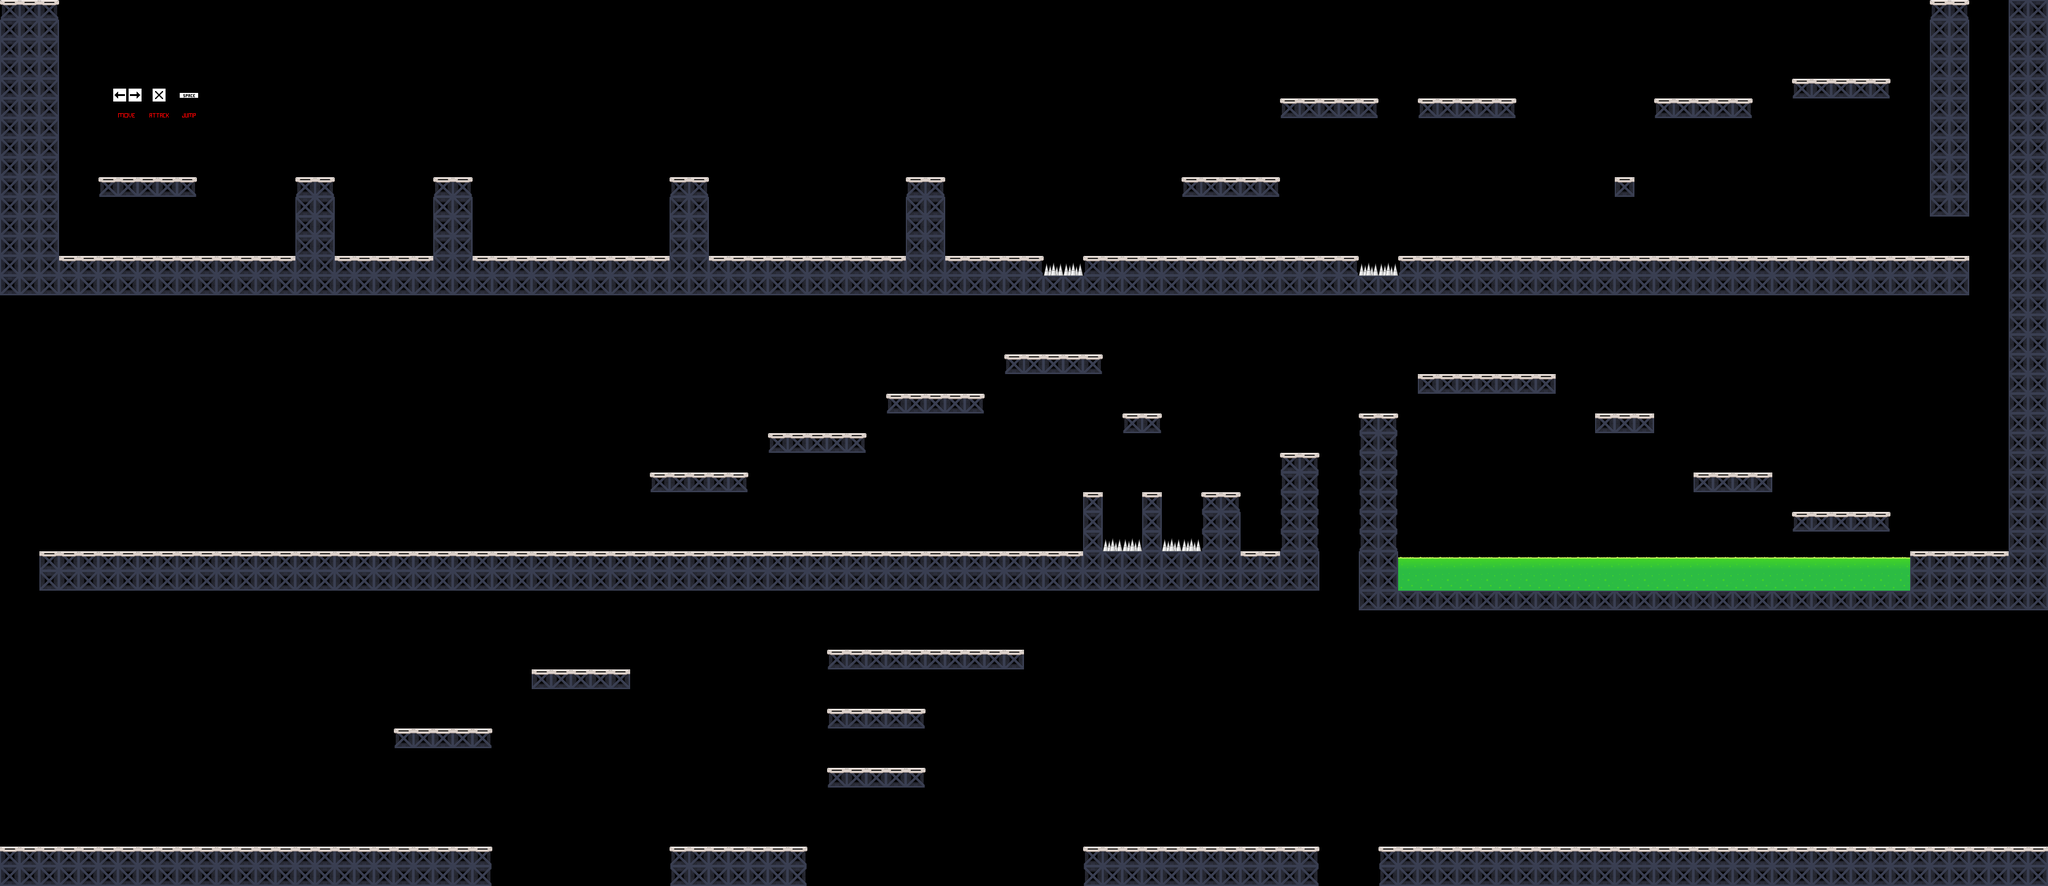

This game map was drawn from its Tiled (.tmx) file and the tilesets committed beside it. A one-line description and the trimmed map source follow:
An orthogonal 104x45 tile map with 32x32 px tiles, 2 tile layers (background, foreground), 1 image layer and 192 objects (88x CoinEntity, 38x PainfulTile, 22x platform, 13x EnemyEntity, 2x HealthEntity, ...).

<map version="1.0" orientation="orthogonal" renderorder="right-down" width="104" height="45" tilewidth="32" tileheight="32" nextobjectid="305">
 <tileset firstgid="1" name="tileset" tilewidth="32" tileheight="32" tilecount="32" columns="8">
  <image source="../img/map/area01_level_tiles.png" width="256" height="128" />
 </tileset>
 <imagelayer name="background image">
  <image source="../img/area01_bkg.png" width="1024" height="768" />
  <properties>
   <property name="ratio" value=".25" />
  </properties>
 </imagelayer>
 <layer name="background" width="104" height="45">
  <data>[4680 cells, 882 non-empty, 9 distinct tile ids]</data>
 </layer>
 <imagelayer name="Controls" offsetx="28" offsety="27.667">
  <image source="../img/Controls.png" width="6656" height="2880" />
 </imagelayer>
 <objectgroup name="Entities">
  <object id="1" x="32" y="352" width="32" height="64" visible="0" />
  <object id="114" name="CoinEntity" x="494" y="242" width="32" height="32">
   <properties>
    <property name="framewidth" value="32" />
    <property name="image" value="SPINNING_SEQUIN" />
   </properties>
  </object>
  <object id="115" name="CoinEntity" x="720" y="243" width="32" height="32">
   <properties>
    <property name="framewidth" value="32" />
    <property name="image" value="SPINNING_SEQUIN" />
   </properties>
  </object>
  <object id="117" name="CoinEntity" x="1488" y="240" width="32" height="32">
   <properties>
    <property name="framewidth" value="32" />
    <property name="image" value="SPINNING_SEQUIN" />
   </properties>
  </object>
  </objectgroup>
 <objectgroup name="EnemyEntities">
  <!-- 76 objects omitted --></objectgroup>
 <layer name="foreground" width="104" height="45">
  <data>[4680 cells, 0 non-empty, 0 distinct tile ids]</data>
 </layer>
 <objectgroup name="collision">
  <!-- 70 objects omitted --></objectgroup>
</map>
<!-- 188 of 192 objects omitted -->